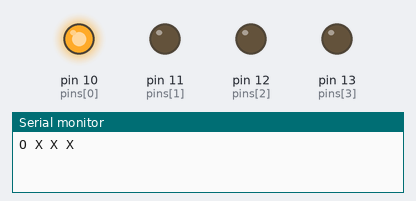
This sketch was run on a simulated Arduino Uno, built with avr-gcc and run on an emulated ATmega328P. Parts: output pins drawn as LEDs (lit = HIGH), the last lines printed to the serial monitor.

Above: at 0.2 s.
At 1.2 s:
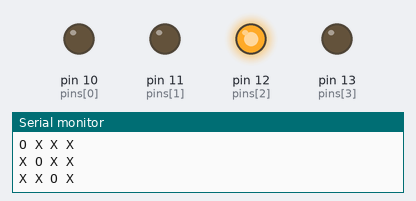
At 2.7 s:
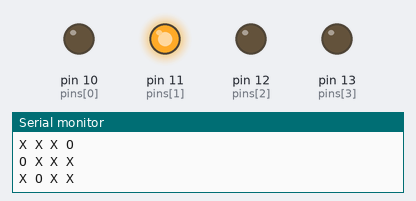
At 3.7 s:
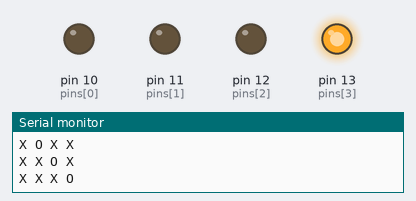
Timing chart, 0 to 4.6 s (numbered marks = the images above):
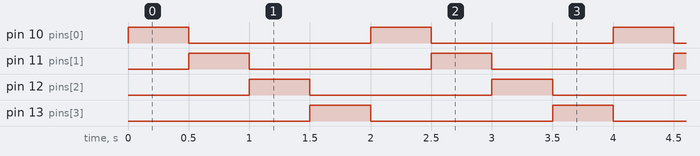

The sketch:

activity2.ino
```cpp
int pins[] = {10, 11, 12, 13};
int index = 0;

void setup() {
  Serial.begin(9600);

  for (int i = 0; i < 4; i++) {
    pinMode(pins[i], OUTPUT);
    digitalWrite(pins[i], LOW);
  }
}

void loop() {
  for (int i = 0; i < 4; i++) {
    if (i == index) {
      digitalWrite(pins[i], HIGH);
      Serial.print("O ");
    } else {
      digitalWrite(pins[i], LOW);
      Serial.print("X ");
    }
  }

  Serial.println();
  delay(500);

  index = (index + 1) % 4;
}
```

Measured:
- by itself, pin 10 (pins[0]), pin 11 (pins[1]), pin 12 (pins[2]), pin 13 (pins[3]): alternates HIGH for 0.50 s and LOW for 1.5 s
- by itself, everything shown: repeats every 2.0 s, in 4 steps
